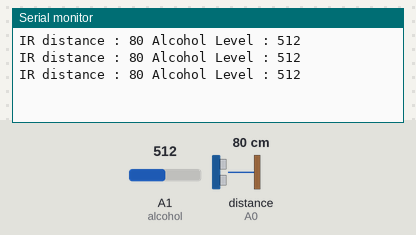
Bench run of a sketch on a simulated Arduino Uno, built with avr-gcc and run on an emulated ATmega328P. Parts: the last lines printed to the serial monitor. The inputs (shaded band) are chosen by the test bench; at power-on: distance to the obstacle (sensor on A0) 80 cm, A1 (alcohol) = 512. No radio packets arrive unless stated.

Above: at 1.3 s.
1.4 s: distance to the obstacle (sensor on A0) set to 2 cm
At 1.9 s:
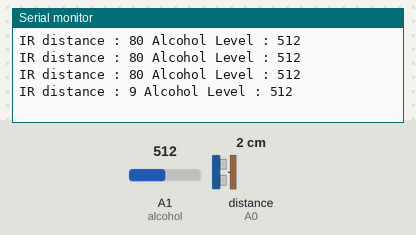
2.9 s: A1 (alcohol) set to 716
At 3.6 s:
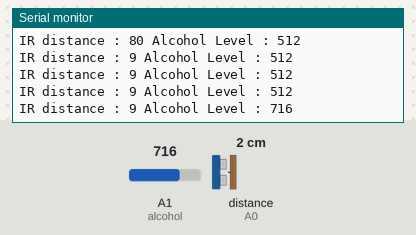
4.4 s: distance to the obstacle (sensor on A0) set to 18 cm
At 5.2 s:
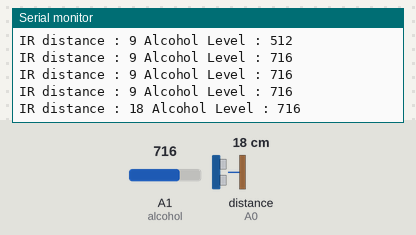
5.9 s: A1 (alcohol) set to 900
At 5.9 s:
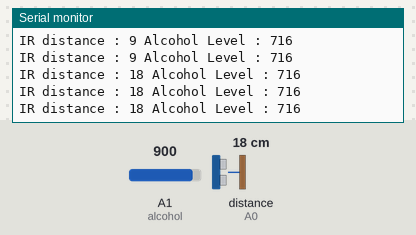
Timing chart, 0 to 8.4 s (numbered marks = the images above; inputs shaded):
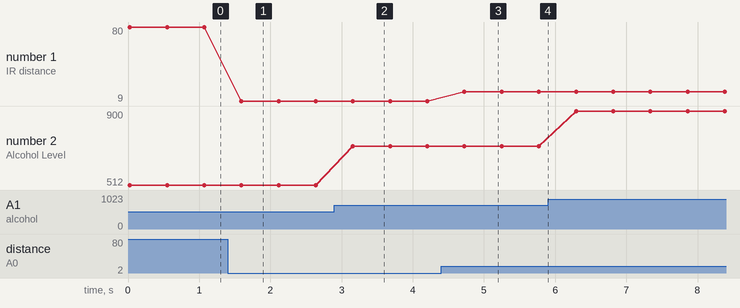

The sketch:

transmitter_rf.ino
```cpp
#include<SPI.h>
#include "RF24.h"
#include <SharpIR.h>

#define ir A0 //SharpIR is connected to A0
#define alcohol A1//Alcohol sensor is connected to A1
#define model 1080 //needed for sharpIR library


RF24 radio(7, 8); //initialize nrf
SharpIR sharp(ir, 25, 93, model);//initialize sharp IR
const byte address[6] = "00001";
char text[32] = "";
int distance = 0;
int drunkLevel = 0;
bool helmet = 0;
bool drunk = 0;
char msg[20];
void setup() {
  Serial.begin(115200);
  pinMode (ir, INPUT);
  pinMode (alcohol, INPUT);
  radio.begin();
  radio.openWritingPipe(address);
  radio.setPALevel(RF24_PA_MIN);
  radio.stopListening();

}
/*
green-12
red-11
orange-8
violet-7
yellow-3.3
ash-gnd
blue-13
*/
void loop() {

  distance = sharp.distance();
  Serial.print("IR distance : ");
  Serial.print(distance);
  Serial.print(" ");
  if ((distance>80)||(distance < 14)||(distance<0))helmet = 1;
  else helmet = 0;
  drunkLevel = analogRead(alcohol);
  Serial.print("Alcohol Level : ");
  Serial.println(drunkLevel);
  //Serial.println(drunkLevel);
  if (drunkLevel > 220)drunk = 1;
  else drunk = 0;

  if (helmet == 0 && drunk == 0) {
    sprintf(msg, "NONO","");

    radio.write(&msg, sizeof(msg));
  }
  else if (helmet == 0 && drunk == 1) {

    sprintf(msg, "NOYES","");
    radio.write(&msg, sizeof(msg));
  }
  else if (helmet == 1 && drunk == 0) {

     sprintf(msg, "YESNO","");
    radio.write(&msg, sizeof(msg));
  }
  else if (helmet == 1 && drunk == 1) {

     sprintf(msg, "YESYES","");
    radio.write(&msg, sizeof(msg));
  }


delay(500);

}
```

Measured:
- after the input at 1.4 s, the serial monitor: prints a new line after 0.19 s (image 1)
- after the input at 2.9 s, the serial monitor: prints a new line after 0.26 s (image 2)
- after the input at 4.4 s, the serial monitor: prints a new line after 0.33 s (image 3)
- plotted number 1: 80 → 9 after the input at 1.4 s, 9 → 18 after the input at 4.4 s
- plotted number 2: 512 → 716 after the input at 2.9 s, 716 → 900 after the input at 5.9 s
